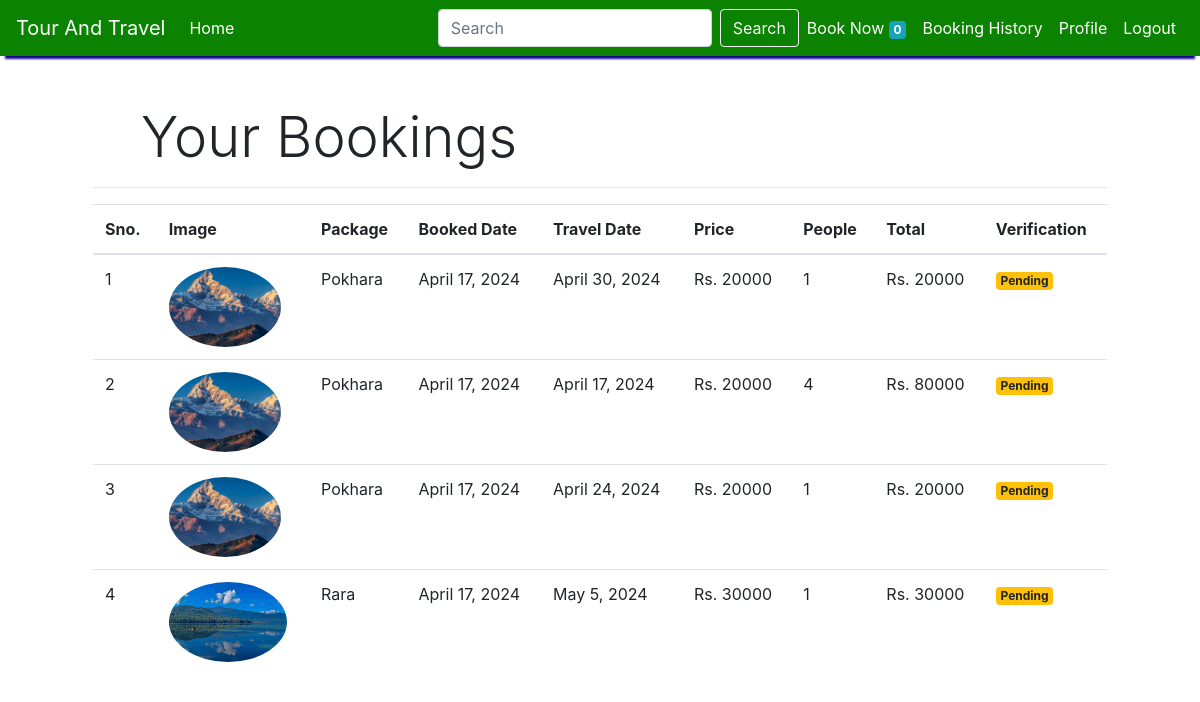
The app's page /booking (signed in) with its own data.
### tour_and_travel/models/booking.py (models this page shows, shortened)
class Booking(models.Model):
    package = models.ForeignKey(Package,
                                on_delete=models.CASCADE)
    customer = models.ForeignKey(Customer,
                                 on_delete=models.CASCADE)
    no_of_people = models.IntegerField(default=1)
    price = models.IntegerField()
    remarks = models.CharField(max_length=200, default='', blank=True)
    phone = models.CharField(max_length=50, default='', blank=True)
    date = models.DateField(default=datetime.datetime.today)
    traveldate = models.DateField(default=datetime.datetime.today)
    Verification = models.BooleanField(default=False)
    @staticmethod
    def get_bookings_by_customer(customer_id): # it is used in booking.py view
        return Booking.objects.filter(customer=customer_id).order_by('-date')

### tour_and_travel/models/package.py (models this page shows, shortened)
class Package(models.Model):
    name = models.CharField(max_length=80)
    price = models.IntegerField(null=False)
    category = models.ForeignKey(Category, on_delete=models.CASCADE, default=1)
    description = models.CharField(max_length=2000, default='' , null=True , blank=True)
    duration=models.IntegerField(default=1)
    image = models.ImageField(upload_to='uploads/packages/')

### tour_and_travel/middlewares/auth.py (the view)
    def middleware(request):
        print(request.session.get('customer'))
        returnUrl = request.META['PATH_INFO']
        if not request.session.get('customer'):
           return redirect(f'login')
        response = get_response(request)
        return response

### tour_and_travel/templatetags/custom_filter.py (called while the page is built)
@register.filter(name='currency')
def currency(number):
    return " Rs. "+str(number)

@register.filter(name='multiply')
def multiply(number , number1):
    return number * number1

### tour_and_travel/views/booking.py (called while the page is built)
    def get(self , request ):
        customer = request.session.get('customer')
        bookings = Booking.get_bookings_by_customer(customer) # it is defined in bookings.py modles
        return render(request , 'booking.html'  , {'bookings' : bookings})

### tour_and_travel/templates/booking.html (shortened to what this page needs)
{% extends 'base.html' %}
{% block content %}
{% load cart %}
{% load custom_filter %}
<div class="container">
   <div class="bbooking rounded p-4 m-4">
        <p class="display-4 pl-4 ml-4">Your Bookings</p>
        <hr>
        <table class="table">
            <thead>
                <tr>
                    <th>Sno.</th>
                    <th>Image</th>
                    <th>Package</th>
                    <th>Booked Date</th>
                    <th>Travel Date</th>
                    <th>Price</th>
                    <th>People</th>
                    <th>Total</th>
                    <th>Verification</th>
                </tr>
            </thead>
            <tbody>
                {% for booking in bookings %}
                <tr>
                    <td>{{forloop.counter}}</td>
                    <td><img style="height: 80px;" class="rounded-circle" src="{{booking.package.image.url}}" alt=""></td>
                    <td>{{booking.package.name}}</td>
                    <td>{{booking.date}}</td>
                    <td>{{booking.traveldate}}</td>
                    <td>{{booking.price|currency}}</td>
                    <td>{{booking.no_of_people}}</td>
                    <td>{{booking.no_of_people|multiply:booking.price|currency}}</td>
                    {% if booking.Verification %}
                    <td><small class="badge badge-success">Completed</small></td>
                    {%else%}
                    <td><small class="badge badge-warning">Pending</small></td>
                    {% endif %}
                </tr>
                {% endfor %}
            </tbody>
        </table>
   </div>
</div>
{% endblock %}

### records on screen
Booking: package.image (picture), package.name "Pokhara", date "April 17, 2024", traveldate "April 30, 2024", price "Rs. 20000", no_of_people "1", no_of_people|multiply "Rs. 20000", Verification "Pending"
Booking: package.image (picture), package.name "Pokhara", date "April 17, 2024", traveldate "April 17, 2024", price "Rs. 20000", no_of_people "4", no_of_people|multiply "Rs. 80000", Verification "Pending"
Booking: package.image (picture), package.name "Pokhara", date "April 17, 2024", traveldate "April 24, 2024", price "Rs. 20000", no_of_people "1", no_of_people|multiply "Rs. 20000", Verification "Pending"
Booking: package.image (picture), package.name "Rara", date "April 17, 2024", traveldate "May 5, 2024", price "Rs. 30000", no_of_people "1", no_of_people|multiply "Rs. 30000", Verification "Pending"

### other values on screen
{{ request.session.cart.keys|length }} "0"
